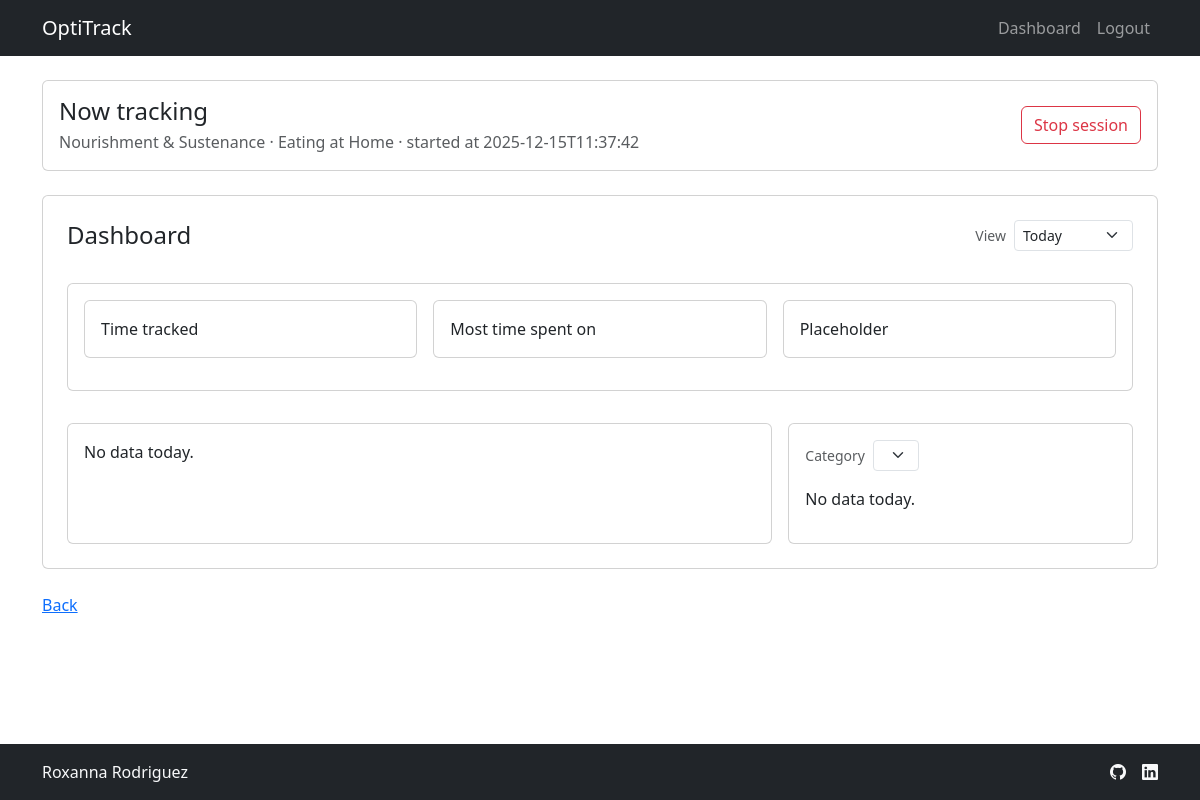
Before: /dashboard (signed in) with the older database file.
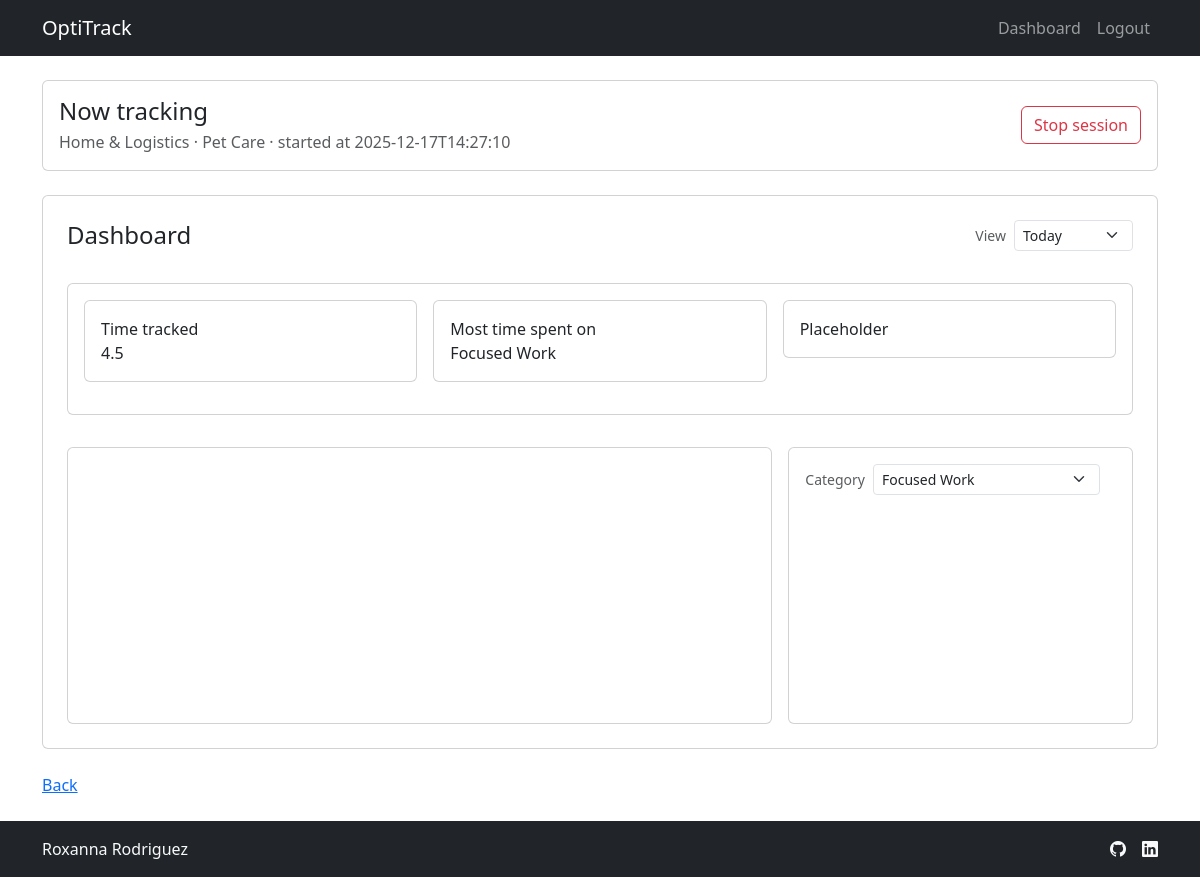
After: the same page with the newer database file.
### tables this page shows
CREATE TABLE events (
    event_id INTEGER PRIMARY KEY AUTOINCREMENT,
    user_id INTEGER NOT NULL,
    category TEXT NOT NULL,
    subcategory TEXT NOT NULL,
    start_ts TIMESTAMP NOT NULL,
    end_ts TIMESTAMP,
    FOREIGN KEY (user_id) REFERENCES users(user_id)
);

### app.py (the view)
@app.route("/dashboard")
@login_required
def dashboard():
    db = get_db()
    rows = db.execute(
        """
        SELECT category, subcategory
        FROM user_activities
        WHERE user_id = ?
        """,
        (g.user["user_id"],)
    ).fetchall()
    activities_by_cat = {}
    for row in rows:
        activities_by_cat.setdefault(row["category"], []).append(row["subcategory"])
    active_session = db.execute(
        """
        SELECT *
        FROM events
        WHERE user_id = ? AND end_ts IS NULL
        """,
        (g.user["user_id"],)
    ).fetchone()
    period = request.args.get("period", "today")
    if period == "week":
        date_filter = """
            event_date BETWEEN DATE('now', 'localtime', '-6 days')
                            AND DATE('now', 'localtime')
        """
    else:
        date_filter = "event_date = DATE('now', 'localtime')"
    query = f"""
        SELECT
            category,
        SUM(total_seconds) AS total_time_spent_seconds
        FROM vw_daily_activity
        WHERE user_id = ? AND {date_filter}
        GROUP BY category
        ORDER BY total_time_spent_seconds DESC
        """
    df_by_category = pd.read_sql_query(query, db, params=(g.user["user_id"],))
    if df_by_category.empty:
        chart_divs = {}
        kpis = {}
        return render_template("dashboard.html",
                           activities_by_cat=activities_by_cat,
                           active_session=active_session,
                           period=period,
                           chart_divs=chart_divs,
                           kpis = kpis)
    df_by_category["total_time_spent_hours"] = df_by_category["total_time_spent_seconds"]/3600
    total_time_tracked = (df_by_category["total_time_spent_seconds"].sum()/3600).round(2)
    top_category = df_by_category.iloc[0]["category"]
    categories_available = df_by_category["category"].tolist()
    selected_category = request.args.get("category", top_category)
    if selected_category not in categories_available:
        selected_category = top_category
    query = f"""
        SELECT DISTINCT event_date
        FROM vw_daily_activity
        WHERE user_id = ?
            AND {date_filter}
        """
    dates = pd.read_sql_query(query, db, params=(g.user["user_id"],))
    query = f"""
        SELECT
            subcategory,
            SUM(total_seconds) AS total_time_spent_seconds
        FROM vw_daily_activity
        WHERE user_id = ?
            AND {date_filter}
            AND category = ?
        GROUP BY subcategory
        """
    df_subcategory_breakdown = pd.read_sql_query(query, db, params=(g.user["user_id"], selected_category))
    df_subcategory_breakdown["total_time_spent_hours"] = df_subcategory_breakdown["total_time_spent_seconds"]/3600
    time_selected_category = df_subcategory_breakdown["total_time_spent_hours"].sum()
    min_date = pd.to_datetime(dates["event_date"]).min().date()
    max_date = pd.to_datetime(dates["event_date"]).max().date()
    days_in_period = (max_date - min_date).days + 1
    hours_in_period = days_in_period * 24
    df_category_share = pd.DataFrame({
        "label": [selected_category, "Rest of day"],
        "hours": [
            time_selected_category,
            max(0, hours_in_period - time_selected_category)
        ]
    })
    chart_today_by_category = charts.today_by_category(df_by_category)
    div_today_by_category = charts.fig_to_div(chart_today_by_category)
    chart_subcategory_breakdown = charts.subcategories_breakdown(df_subcategory_breakdown, selected_category)
    div_subcategory_breakdown = charts.fig_to_div(chart_subcategory_breakdown)
    chart_category_share = charts.category_share_donut(df_category_share)
    div_category_share = charts.fig_to_div(chart_category_share)
    chart_divs = {"div_today_by_category": div_today_by_category,
                    "div_subcategory_breakdown": div_subcategory_breakdown,
                    "div_category_share": div_category_share}
    kpis = {"total_time_tracked": total_time_tracked,
                    "top_category": top_category}
    return render_template("dashboard.html",
                           activities_by_cat=activities_by_cat,
                           active_session=active_session,
                           period=period,
                           categories_available=categories_available,
                           selected_category=selected_category,
                           chart_divs=chart_divs,
                           kpis = kpis)

### app.py (called while the page is built, shortened)
@app.before_request
def load_logged_in_user():
    user_id = session.get("user_id")
    if user_id is None:
        g.user = None
    else:
        db = get_db()
        g.user = db.execute(
            """
            SELECT * FROM users WHERE user_id = ?
            """,
            (user_id,)
        ).fetchone()

@app.before_request
def require_setup_if_needed():
    if g.get("user") is None:
        return
    if g.user["setup_completed"]:
        return

@app.after_request
def add_no_cache_headers(response):
    response.headers["Cache-Control"] = "no-store, no-cache, must-revalidate, max-age=0"
    response.headers["Pragma"] = "no-cache"
    response.headers["Expires"] = "0"
    return response

### charts.py (called while the page is built)
def today_by_category(df):
    df = df.sort_values("total_time_spent_hours", ascending=True)
    fig = px.bar(
        df,
        x="total_time_spent_hours",
        y="category",
        orientation="h",
        title="Hours by Category"
    )
    fig.update_layout(margin=dict(l=10, r=10, t=40, b=10))
    fig.update_xaxes(title="Hours", tickformat=".2f")
    return fig

def fig_to_div(fig):
    return pio.to_html(fig, full_html=False, include_plotlyjs="cdn")

### templates/dashboard.html (shortened to what the changed rows need)
{% extends "layout.html" %}
{% block content %}
<div class="container py-4">
    <section class="mb-4">
        <div class="card">
            <div class="card-body d-flex flex-column flex-md-row align-items-md-center justify-content-between gap-3">
                <div>
                    <h2 class="h4 mb-1">Now tracking</h2>
                    <p class="text-muted mb-0">
                        {% if active_session %}
                        {{ active_session["category"] }} · {{ active_session["subcategory"] }} · started at {{
                        active_session["start_ts"] }}
                        {% else %}
                        No active session
                        {% endif %}
                    </p>
                </div>
            </div>
        </div>
    </section>
    <section class="mb-4">
        <div class="card">
            <div class="card-body p-4">
                <div class="d-flex align-items-center justify-content-between mb-3">
                    <h2 class="h4 mb-0">Dashboard</h2>
                </div>
                <div class="row g-3 align-items-stretch">
                    <div class="col-12">
                        <div class="row my-3">
                            <div class="col-12">
                                <div class="card flex-fill">
                                    <div class="card-body">
                                        <div class="row mb-3 g-3">
                                            <div class="col-12 col-md-4">
                                                <div class="card">
                                                    <div class="card-body kpis">
                                                        <div class="kpi-label">Time tracked</div>
                                                        <div class="kpi-label">{{ kpis.total_time_tracked }}</div>
                                                    </div>
                                                </div>
                                            </div>
                                            <div class="col-12 col-md-4">
                                                <div class="card">
                                                    <div class="card-body kpis">
                                                        <div class="kpi-label">Most time spent on</div>
                                                        <div class="kpi-label">{{ kpis.top_category }}</div>
                                                    </div>
                                                </div>
                                            </div>
                                        </div>
                                    </div>
                                </div>
                            </div>
                        </div>
                    </div>
                    <div class="col-12 col-lg-8 d-flex">
                        <div class="card w-100 h-100">
                            <div class="card-body">
                                {% if chart_divs %}
                                {{ chart_divs.div_today_by_category | safe }}
                                {% else %}
                                <p>No data today.</p>
                                {% endif %}
                            </div>
                        </div>
                    </div>
                    <div class="col-12 col-lg-4 d-flex">
                        <div class="card w-100 h-100">
                            <div class="card-body d-flex flex-column">
                                <div class="d-flex align-items-center justify-content-between mb-3">
                                    <form method="get" class="d-flex align-items-center gap-2">
                                        <label for="dashboardCategorySelect" class="form-label mb-0 small text-muted">
                                            Category
                                        </label>
                                        <select id="dashboardCategorySelect" name="category"
                                            class="form-select form-select-sm w-auto" onchange="this.form.submit()">
                                            {% for category in categories_available %}
                                            <option value="{{ category }}" {% if category==selected_category
                                                %}selected{% endif %}>
                                                {{ category }}
                                            </option>
                                            {% endfor %}
                                        </select>
                                    </form>
                                </div>
                                {% if chart_divs %}
                                <div class="mb-3">
                                    {{ chart_divs.div_category_share | safe }}
                                </div>
                                <div class="flex-grow-1">
                                    {{ chart_divs.div_subcategory_breakdown | safe }}
                                </div>
                                {% else %}
                                <p>No data today.</p>
                                {% endif %}
                            </div>
                        </div>
                    </div>
                </div>
            </div>
        </div>
    </section>
    {% endblock %}

Changed rows visible on the page:
no longer on this page (row edited): events: category "Nourishment & Sustenance", subcategory "Eating at Home", start_ts "2025-12-15T11:37:42"
added events: category "Home & Logistics", subcategory "Pet Care", start_ts "2025-12-17T14:27:10"
Other visible differences:
{{ kpis.total_time_tracked }}: (not shown) → "4.5"
{{ kpis.top_category }}: (not shown) → "Focused Work"
form field category: (not shown) → "Focused Work"
text no longer shown: "No data today. No data today."
